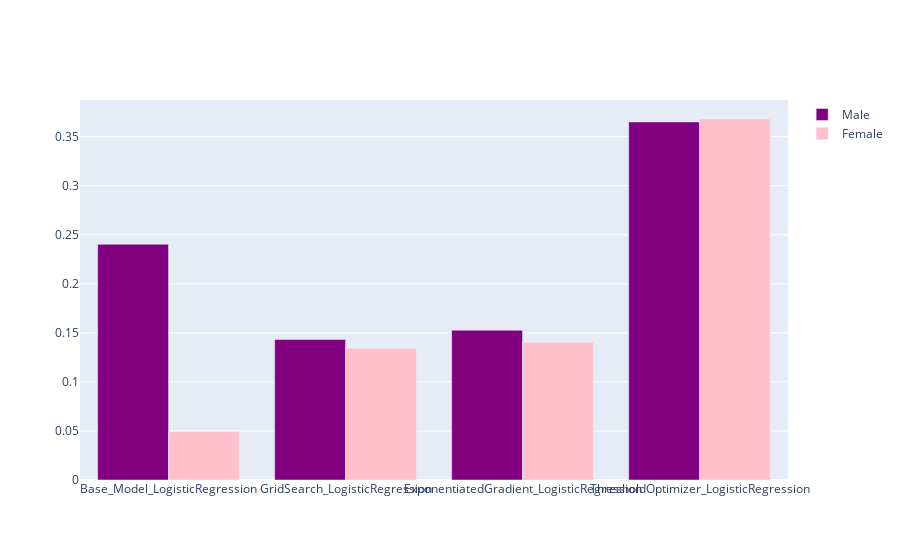

The notebook cell saved with this chart:
### Code cell
selection_comparison(comparison_df_RF)

### Figure 1 — Plotly figure (JSON) as saved in the notebook; plotly's stock layout.template omitted (floating-point values rounded to 4 significant figures)
{"data": [{"marker": {"color": "purple"}, "name": "Male", "type": "bar", "x": ["Base_Model_LogisticRegression", "GridSearch_LogisticRegression", "ExponentiatedGradient_LogisticRegression", "ThresholdOptimizer_LogisticRegression"], "y": [0.2402, 0.1432, 0.1527, 0.365]}, {"marker": {"color": "pink"}, "name": "Female", "type": "bar", "x": ["Base_Model_LogisticRegression", "GridSearch_LogisticRegression", "ExponentiatedGradient_LogisticRegression", "ThresholdOptimizer_LogisticRegression"], "y": [0.04917, 0.1343, 0.1403, 0.368]}], "layout": {"barmode": "group", "xaxis": {"tickangle": 0}}}
